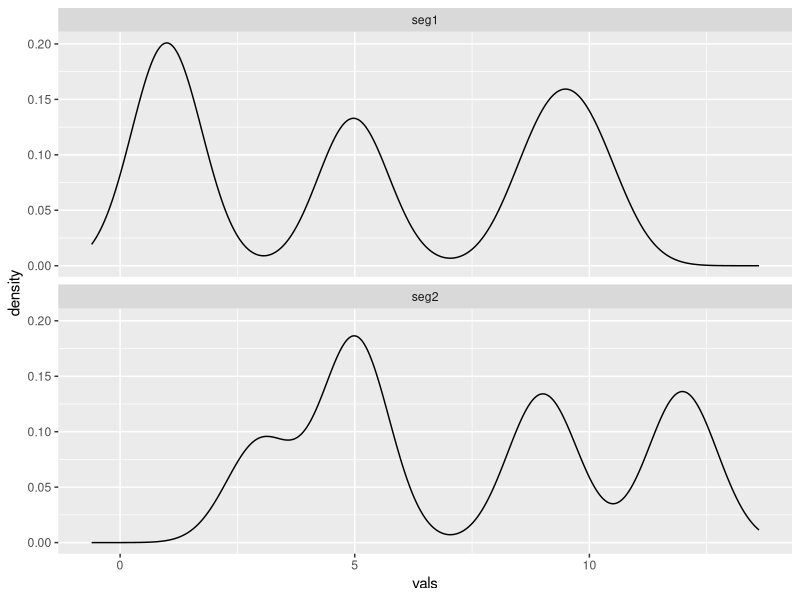
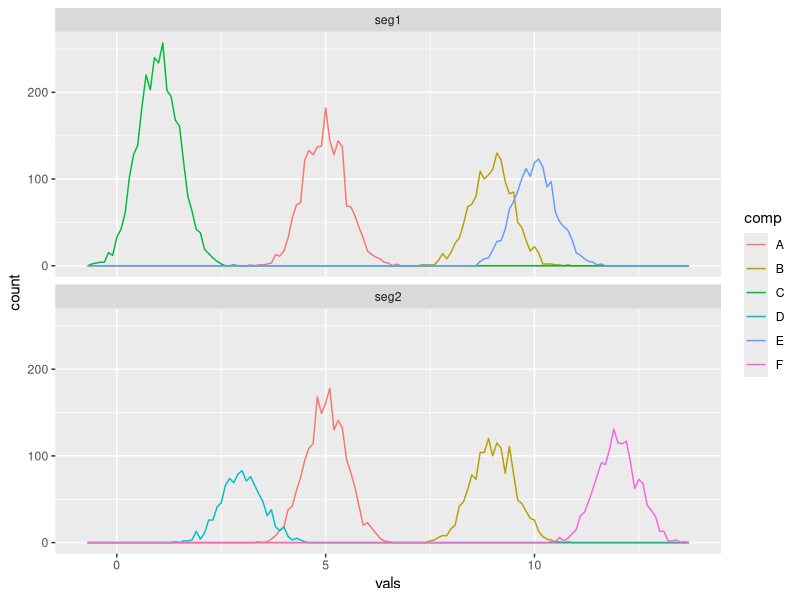

These figures' R source, in order: (Note: this script raises an error after producing the figures.)
library("ggplot2")
library("data.table")

# parse learned/output parameters
parse.output.parameters <- function(output,segment.subset){

  output.parameters <- data.table(rho=numeric(),w=numeric(),rho_w=numeric(),mu=numeric(),sigma2=numeric(),component.type=character(),segment=character(),iteration=numeric())
  
  for (segment in 1:nrow(output$w.specific)){
    
    output.parameters.temp <- data.frame(
      rho = as.numeric(output$rho[segment]),
      w = c(output$w.common,output$w.specific[segment,]),
      rho_w = c((1-output$rho[segment])*output$w.common,output$rho[segment]*output$w.specific[segment,]),
      mu = c(output$mu.common,output$mu.specific[segment,]),
      sigma2 = c(output$sigma2.common,output$sigma2.specific[segment,]),
      component.type = c(rep("common",length(output$mu.common)),rep("specific",length(output$mu.specific[segment,]))),
      segment = output$segment.names[segment],
      iteration = output$iteration
    )
    
    output.parameters <- rbind(output.parameters,output.parameters.temp)
  }
  
  if(!is.null(segment.subset)){
    output.parameters <- output.parameters[segment %in% segment.subset]
  }

  return(output.parameters)
}

#' Plot fitted shared component gaussian mixed model.
#'
#' \code{plot.components} Returns histograms of fitted gaussians and original data by dataset.
#'
#' @param vals.df original data, identical to fit.model() input
#' @param output.parameters, list of parameters, output of fit.model()
#' @param segment.subset, optional, list of segment names to plot, default uses all segments
#'
#' @examples
#' plot.components(input.data,output.data,segment.subset="segment16")
#' @export
#' @import ggplot2

plot.components <- function(vals.df,output.parameters,segment.subset=NULL){
  output.parameters <- parse.output.parameters(output.parameters,segment.subset)
  
  if(!is.null(segment.subset)){
    vals.df <- vals.df[seg %in% segment.subset]
  }
  
  temp <- data.table(vals=numeric(),comp=character(),seg=character(),component.type=character(),source=character())
  
  for (component in 1:nrow(output.parameters)){
    temp <- rbind(temp,data.table(vals=c(rnorm(70000*output.parameters[component]$rho_w, 
                                             mean = output.parameters[component]$mu, 
                                             sd = output.parameters[component]$sigma2^0.5),0),
                                            comp=component,
                                            seg=output.parameters[component]$segment,
                                            component.type=output.parameters[component]$component.type,
                                            source="Inferred"))
  }
  
  vals.df$component.type <- "Original Data"
  vals.df$source <- "Original Data"
  
  temp <- rbind(temp,vals.df)
  
  # ggplot(temp, aes(vals, group = comp,colour=component.type)) +
  #   geom_freqpoly(binwidth=0.1) +
  #   ggtitle(paste("iteration:",iter.count)) +
  #   scale_colour_manual(values = c("blue","red","black")) +
  #   facet_wrap(~seg,nrow = 2)

  ggplot(temp, aes(vals, colour=component.type)) +
    geom_freqpoly(binwidth=0.1) +
    ggtitle(paste("iteration:",unique(output.parameters$iteration))) +
    scale_colour_manual(values = c("blue","red","black")) +
    facet_grid(source~seg,scales="free_y")

  
  # ggplot(temp, aes(vals, colour=component.type)) +
  #   geom_density() +
  #   ggtitle(paste("iteration:",iter.count)) +
  #   scale_colour_manual(values = c("blue","red","black")) +
  #   facet_wrap(~seg,nrow = 2)
}

#' Fit shared component gaussian mixed model.
#'
#' \code{fit.model} returns parameters for gassians fitted to the data.
#'
#'
#' @param read.count data.frame with two columns, first being numeric read.counts,
#'  and second being charachter segment names. Column names can be whatever.
#'
#' @param rho.input Numeric value for initial value of rho parameter
#' @param input.parameters
#' @param init.max
#' @param break.parameter Numeric value, when the difference in log likelihood 
#' between two iterations is less than this value the iteration will stop
#' @return A list of parameters
#'
#' @examples
#' # see vignette
#' @export
#' @import data.table

fit.model <- function(vals.df,rho.input,input.parameters,init.max=40,break.parameter=50){

### INITIALISATION

## split input read count data frame into 2: 
# 1) a list of indexes specifying which read count is in which segment
# 2) a vector of read counts
stopifnot(ncol(vals.df)==2)
setnames(vals.df,names(vals.df),c("vals","seg"))

# get index ranges of each segment
segment.indicies <- vals.df[,.(index = list(.I)),by=seg]
segment.names <- segment.indicies$seg
segment.indicies <- segment.indicies$index
names(segment.indicies) <- segment.names
print(paste(length(segment.indicies),"segments"))

read.count <- vals.df$vals

## parse input parameters

# rho parameter for each segment
rho <- rep(rho.input,length(segment.indicies))
stopifnot(length(segment.indicies)==length(rho))
names(rho) <- segment.names

# set common component parameters, one per common component
com.param <- input.parameters[component.type=="common"]
com.param$component.type <- NULL

n.specific.components <- nrow(input.parameters[component.type=="specific"])
print(paste(n.specific.components,"segment specific components"))
print(paste(nrow(input.parameters[component.type=="specific"]),"common components"))


# initialise segment specific parameter holding matricies
mu.k <- sigma2.k <- w.k <- matrix(nrow=length(read.count),ncol=n.specific.components)
# although these could be a simple j*k matrix, we're already iterating through segments in
# the M step so may as well create the whole matrix required by the dnorm E step below 

for (row in 1:n.specific.components){
  w.k[,row] <- input.parameters[component.type=="specific"][row]$w
  mu.k[,row] <- input.parameters[component.type=="specific"][row]$mu
  sigma2.k[,row] <- input.parameters[component.type=="specific"][row]$sigma2
}

psi_i <- rep(0.5,length(read.count))
likelihood.byiter <- numeric()

iter.count <- 0

#library(profvis)
#library(microbenchmark)
# profvis({ #CODE HERE })
#microbenchmark(CODE HERE)

##### UPDATES
for (round in 1:init.max){
#### E Updates

# for each common component, cacluate prob for each data point, outputs i x c matrix
common <- apply(com.param, 1, function(params){ params['w'] * dnorm(read.count, params['mu'], params['sigma2']^0.5)})

# output i x k matrix
specific <- w.k * dnorm(read.count, mu.k, sigma2.k^0.5)

# sometimes dorm gives 0 when no common/specific components nearby, which can result in NaN when /0, so add a tiny probability back in
common[which(rowSums(common)==0),] <- 1e-15
specific[which(rowSums(specific)==0),] <- 1e-15

likelihood.vec <- numeric()

for (segment in segment.names){
  indexes <- segment.indicies[[segment]]
  top.sum <- (1-rho[segment]) * rowSums(common[indexes,])
  bottom.sum <- top.sum + (rho[segment] * rowSums(specific[indexes,]))
  psi_i[indexes] <- top.sum / ( bottom.sum )
  likelihood.vec <- c(likelihood.vec,bottom.sum)
}

likelihood.byiter <- c(likelihood.byiter,sum(log(likelihood.vec)))


phi_ic <- common/rowSums(common)

nu_ik <- specific/rowSums(specific)

# check for na values
stopifnot(sum(is.na(phi_ic))+sum(is.na(nu_ik))+sum(is.na(phi_ic))==0)

#### M Updates

# returns c parameters
topsum <- colSums(phi_ic * psi_i)

com.param$w <- topsum / sum(psi_i)

com.param$mu <- colSums(phi_ic * psi_i * read.count) / topsum

com.param$sigma2 <- colSums(phi_ic * psi_i * outer(read.count,com.param$mu, FUN="-")^2) / topsum

for (segment in segment.names){
  # for each segment j, there are k weightings
  indexes <- segment.indicies[[segment]]
  
  rho[segment] <- 1 - sum(psi_i[indexes])/length(indexes)
  
  temp.sum <- (1-psi_i[indexes]) * nu_ik[indexes,]
  topsum <- colSums(temp.sum) # for each component...
  
  w.k[indexes,] <- rep(topsum / sum(1-psi_i[indexes]), each=length(indexes))

  mu.k[indexes,] <- rep(colSums(temp.sum * read.count[indexes]) /  topsum, each=length(indexes))
  
  sigma2.k[indexes,] <- 0.01 + rep(colSums(temp.sum * (read.count[indexes] - mu.k[indexes,])^2) /  topsum, each=length(indexes))
  # the + 0.01 prevents sigma2 -> 0 which can cause dnorm() to -> Inf e.g dnorn(47,47,0), which causes NaN (inf/inf) which propogates to everything -> NaN!
}


iter.count <- iter.count + 1
print(paste("Iteration:",iter.count))

if (iter.count>1){
if (min(abs(diff(likelihood.byiter))) < break.parameter){print("Done, saving parameter estimates")
  break}
}

} # EM updates repetition loop

# parse component specific parameters
w.k.u <- mu.k.u <- sigma2.k.u <- matrix(nrow=length(segment.names),ncol=n.specific.components)

for (segment in 1:length(segment.names)){
  # for each segment j, there are k weightings
  indexes <- segment.indicies[[segment.names[segment]]]
  w.k.u[segment,] <- unique(w.k[indexes,])
  mu.k.u[segment,] <- unique(mu.k[indexes,])
  sigma2.k.u[segment,] <- unique(sigma2.k[indexes,])
}

# more raw output
output <- list(w.specific=w.k.u,mu.specific=mu.k.u,sigma2.specific=sigma2.k.u,w.common=com.param$w,mu.common=com.param$mu,sigma2.common=com.param$sigma2,rho=unname(rho),iteration=iter.count,likelihood=likelihood.byiter,segment.names=segment.names)

return(output)

}# end of fit.model function


###### Example code / Tests

# Simulate baisc well seperated gaussian test data, 2 segments, each with 4 components, 2 shared and 2 unique

# Common components
comp1.vals <- data.table(comp = "A", vals = rnorm(2000, mean = 5, sd = 0.5),seg="seg1")
comp2.vals <- data.table(comp = "A", vals = rnorm(2000, mean = 5, sd = 0.5),seg="seg2")

comp3.vals <- data.table(comp = "B", vals = rnorm(1500, mean = 9, sd = 0.5),seg="seg1")
comp4.vals <- data.table(comp = "B", vals = rnorm(1500, mean = 9, sd = 0.5),seg="seg2")

# Unique components
comp5.vals <- data.table(comp = "C", vals = rnorm(3000, mean = 1, sd = 0.5),seg="seg1")
comp6.vals <- data.table(comp = "D", vals = rnorm(1000, mean = 3, sd = 0.5),seg="seg2")

comp7.vals <- data.table(comp = "E", vals = rnorm(1500, mean = 10, sd = 0.5),seg="seg1")
comp8.vals <- data.table(comp = "F", vals = rnorm(1500, mean = 12, sd = 0.5),seg="seg2")

test.data.basic <- rbind(comp1.vals,comp2.vals,comp3.vals,comp4.vals,comp5.vals,comp6.vals,comp7.vals,comp8.vals)

# Overall histogram per segment
ggplot(test.data.basic, aes(vals)) +
  geom_density() +
  facet_wrap(~seg,nrow = 2)

# Histogram broken down by true components
ggplot(test.data.basic, aes(vals, colour = comp)) +
  geom_freqpoly(binwidth=0.1) +
  facet_wrap(~seg,nrow = 2)

initial.parameters.basic <- data.table(
  w=c(0.5),
  mu=c(3.5,10,2,12),
  sigma2=c(0.6^2),
  component.type=c("common","common","specific","specific"))

output.test.basic <- fit.model(test.data.basic[,.(vals,seg)],rho=0.5,initial.parameters.basic)

plot.components(test.data.basic,parse.output.parameters(output.test.basic))

### Simulate realistic read count data using negative binomial, 4 segments, 2 normal, 1 amp, 1 del. Parameters from real data

test.data.realistic <- bind_rows(
  data.table(comp = "A", vals = rnbinom(5000, size=2.7, mu = 16.5),seg="normal.1"),
  data.table(comp = "A", vals = rnbinom(5000, size=3, mu = 36),seg="amplified.1"),
  data.table(comp = "A", vals = rnbinom(5000, size=2.9, mu = 8.4),seg="deleted.1"),
  data.table(comp = "A", vals = rnbinom(5000, size=2.7, mu = 16.5),seg="normal.2"))

initial.parameters.realistic <- data.table(
  w=c(0.5),
  mu=c(4,7,10,15,25,40,50,300,1,2),
  sigma2=c(8^2),
  component.type=c(rep("common",5),rep("specific",5)))

output.realistic <- fit.model(test.data.realistic,rho=0.5,initial.parameters.realistic)

plot.components(test.data.realistic,output.realistic)

# for debugging enter data manually
# vals.df <- chr6.input
# input.parameters <- initial.parameters.realistic
# rho.input <- 0.5
